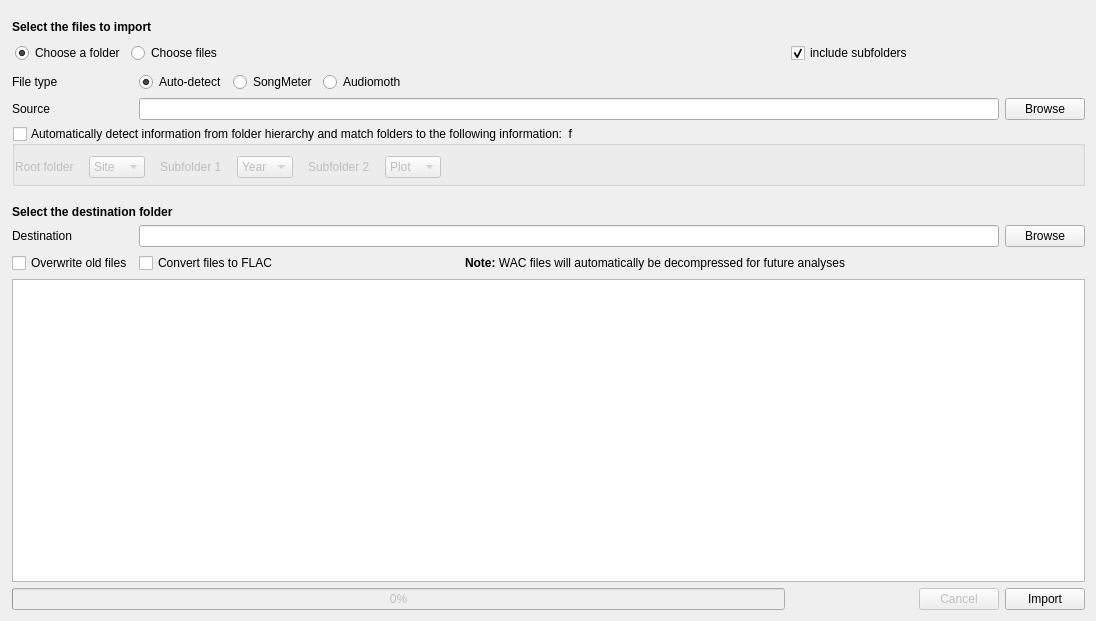
<?xml version="1.0" encoding="UTF-8"?>
<ui version="4.0">
 <class>FileImport</class>
 <widget class="QWidget" name="FileImport">
  <property name="geometry">
   <rect>
    <x>0</x>
    <y>0</y>
    <width>1096</width>
    <height>621</height>
   </rect>
  </property>
  <property name="windowTitle">
   <string>Import files</string>
  </property>
  <layout class="QHBoxLayout" name="horizontalLayout_5">
   <item>
    <widget class="QFrame" name="frame">
     <property name="enabled">
      <bool>true</bool>
     </property>
     <layout class="QHBoxLayout" name="horizontalLayout_3">
      <property name="leftMargin">
       <number>1</number>
      </property>
      <property name="rightMargin">
       <number>0</number>
      </property>
      <property name="bottomMargin">
       <number>0</number>
      </property>
      <item>
       <layout class="QGridLayout" name="gridLayout_2">
        <property name="verticalSpacing">
         <number>6</number>
        </property>
        <item row="6" column="0">
         <spacer name="verticalSpacer">
          <property name="orientation">
           <enum>Qt::Vertical</enum>
          </property>
          <property name="sizeType">
           <enum>QSizePolicy::Maximum</enum>
          </property>
          <property name="sizeHint" stdset="0">
           <size>
            <width>20</width>
            <height>13</height>
           </size>
          </property>
         </spacer>
        </item>
        <item row="3" column="0">
         <widget class="QLabel" name="lbl_source">
          <property name="maximumSize">
           <size>
            <width>169</width>
            <height>16777215</height>
           </size>
          </property>
          <property name="text">
           <string>Source</string>
          </property>
          <property name="margin">
           <number>5</number>
          </property>
         </widget>
        </item>
        <item row="1" column="0" colspan="3">
         <layout class="QHBoxLayout" name="horizontalLayout_4">
          <property name="sizeConstraint">
           <enum>QLayout::SetDefaultConstraint</enum>
          </property>
          <property name="leftMargin">
           <number>3</number>
          </property>
          <property name="topMargin">
           <number>3</number>
          </property>
          <property name="rightMargin">
           <number>3</number>
          </property>
          <property name="bottomMargin">
           <number>3</number>
          </property>
          <item>
           <widget class="QRadioButton" name="radio_folder">
            <property name="sizePolicy">
             <sizepolicy hsizetype="Maximum" vsizetype="Preferred">
              <horstretch>0</horstretch>
              <verstretch>0</verstretch>
             </sizepolicy>
            </property>
            <property name="text">
             <string>Choose a folder</string>
            </property>
            <property name="checked">
             <bool>true</bool>
            </property>
            <attribute name="buttonGroup">
             <string notr="true">buttonGroup_file</string>
            </attribute>
           </widget>
          </item>
          <item>
           <widget class="QRadioButton" name="radio_file">
            <property name="sizePolicy">
             <sizepolicy hsizetype="Preferred" vsizetype="Preferred">
              <horstretch>0</horstretch>
              <verstretch>0</verstretch>
             </sizepolicy>
            </property>
            <property name="minimumSize">
             <size>
              <width>0</width>
              <height>0</height>
             </size>
            </property>
            <property name="text">
             <string>Choose files</string>
            </property>
            <property name="checked">
             <bool>false</bool>
            </property>
            <attribute name="buttonGroup">
             <string notr="true">buttonGroup_file</string>
            </attribute>
           </widget>
          </item>
         </layout>
        </item>
        <item row="8" column="0" colspan="5">
         <widget class="QLabel" name="label_2">
          <property name="text">
           <string>&lt;html&gt;&lt;head/&gt;&lt;body&gt;&lt;p&gt;&lt;span style=&quot; font-weight:600;&quot;&gt;Select the destination folder&lt;/span&gt;&lt;/p&gt;&lt;/body&gt;&lt;/html&gt;</string>
          </property>
          <property name="textFormat">
           <enum>Qt::AutoText</enum>
          </property>
          <property name="margin">
           <number>5</number>
          </property>
         </widget>
        </item>
        <item row="15" column="0" colspan="3">
         <widget class="QProgressBar" name="progressBar">
          <property name="enabled">
           <bool>false</bool>
          </property>
          <property name="sizePolicy">
           <sizepolicy hsizetype="Minimum" vsizetype="Fixed">
            <horstretch>0</horstretch>
            <verstretch>0</verstretch>
           </sizepolicy>
          </property>
          <property name="value">
           <number>0</number>
          </property>
         </widget>
        </item>
        <item row="15" column="5">
         <widget class="QPushButton" name="btn_import">
          <property name="text">
           <string>Import</string>
          </property>
         </widget>
        </item>
        <item row="2" column="0">
         <widget class="QLabel" name="label_3">
          <property name="text">
           <string>File type</string>
          </property>
          <property name="margin">
           <number>5</number>
          </property>
         </widget>
        </item>
        <item row="2" column="1" colspan="2">
         <layout class="QHBoxLayout" name="horizontalLayout_6">
          <item>
           <widget class="QRadioButton" name="radio_type_auto">
            <property name="enabled">
             <bool>true</bool>
            </property>
            <property name="sizePolicy">
             <sizepolicy hsizetype="Maximum" vsizetype="Fixed">
              <horstretch>0</horstretch>
              <verstretch>0</verstretch>
             </sizepolicy>
            </property>
            <property name="text">
             <string>Auto-detect</string>
            </property>
            <property name="checked">
             <bool>true</bool>
            </property>
            <attribute name="buttonGroup">
             <string notr="true">buttonGroup_type</string>
            </attribute>
           </widget>
          </item>
          <item>
           <widget class="QRadioButton" name="radio_type_sm">
            <property name="sizePolicy">
             <sizepolicy hsizetype="Maximum" vsizetype="Fixed">
              <horstretch>0</horstretch>
              <verstretch>0</verstretch>
             </sizepolicy>
            </property>
            <property name="text">
             <string>SongMeter</string>
            </property>
            <attribute name="buttonGroup">
             <string notr="true">buttonGroup_type</string>
            </attribute>
           </widget>
          </item>
          <item>
           <widget class="QRadioButton" name="radio_type_am">
            <property name="sizePolicy">
             <sizepolicy hsizetype="Preferred" vsizetype="Fixed">
              <horstretch>0</horstretch>
              <verstretch>0</verstretch>
             </sizepolicy>
            </property>
            <property name="text">
             <string>Audiomoth</string>
            </property>
            <attribute name="buttonGroup">
             <string notr="true">buttonGroup_type</string>
            </attribute>
           </widget>
          </item>
         </layout>
        </item>
        <item row="3" column="5">
         <widget class="QPushButton" name="btn_browse_src">
          <property name="sizePolicy">
           <sizepolicy hsizetype="Maximum" vsizetype="Fixed">
            <horstretch>0</horstretch>
            <verstretch>0</verstretch>
           </sizepolicy>
          </property>
          <property name="text">
           <string>Browse</string>
          </property>
         </widget>
        </item>
        <item row="14" column="0" colspan="6">
         <widget class="QTextEdit" name="logConsole">
          <property name="sizePolicy">
           <sizepolicy hsizetype="Preferred" vsizetype="Expanding">
            <horstretch>0</horstretch>
            <verstretch>0</verstretch>
           </sizepolicy>
          </property>
         </widget>
        </item>
        <item row="3" column="1" colspan="4">
         <widget class="QLineEdit" name="input_src_path">
          <property name="sizePolicy">
           <sizepolicy hsizetype="MinimumExpanding" vsizetype="Fixed">
            <horstretch>0</horstretch>
            <verstretch>0</verstretch>
           </sizepolicy>
          </property>
          <property name="maximumSize">
           <size>
            <width>16777215</width>
            <height>16777215</height>
           </size>
          </property>
         </widget>
        </item>
        <item row="0" column="0" colspan="5">
         <widget class="QLabel" name="lbl_import_src">
          <property name="enabled">
           <bool>true</bool>
          </property>
          <property name="minimumSize">
           <size>
            <width>0</width>
            <height>0</height>
           </size>
          </property>
          <property name="text">
           <string>&lt;html&gt;&lt;head/&gt;&lt;body&gt;&lt;p&gt;&lt;span style=&quot; font-weight:600;&quot;&gt;Select the files to import&lt;/span&gt;&lt;/p&gt;&lt;/body&gt;&lt;/html&gt;</string>
          </property>
          <property name="margin">
           <number>5</number>
          </property>
         </widget>
        </item>
        <item row="4" column="0" colspan="6">
         <widget class="QGroupBox" name="groupBox_2">
          <property name="title">
           <string>Automatically detect information from folder hierarchy and match folders to the following information:  f</string>
          </property>
          <property name="flat">
           <bool>true</bool>
          </property>
          <property name="checkable">
           <bool>true</bool>
          </property>
          <property name="checked">
           <bool>false</bool>
          </property>
          <layout class="QHBoxLayout" name="horizontalLayout_9">
           <property name="spacing">
            <number>0</number>
           </property>
           <property name="leftMargin">
            <number>0</number>
           </property>
           <property name="topMargin">
            <number>5</number>
           </property>
           <property name="rightMargin">
            <number>0</number>
           </property>
           <property name="bottomMargin">
            <number>5</number>
           </property>
           <item>
            <layout class="QHBoxLayout" name="horizontalLayout_8">
             <property name="spacing">
              <number>15</number>
             </property>
             <property name="topMargin">
              <number>5</number>
             </property>
             <item>
              <widget class="QLabel" name="label_5">
               <property name="sizePolicy">
                <sizepolicy hsizetype="Maximum" vsizetype="Preferred">
                 <horstretch>0</horstretch>
                 <verstretch>0</verstretch>
                </sizepolicy>
               </property>
               <property name="text">
                <string>Root folder</string>
               </property>
              </widget>
             </item>
             <item>
              <widget class="QComboBox" name="comboBox">
               <property name="sizePolicy">
                <sizepolicy hsizetype="Maximum" vsizetype="Fixed">
                 <horstretch>0</horstretch>
                 <verstretch>0</verstretch>
                </sizepolicy>
               </property>
               <item>
                <property name="text">
                 <string>Site</string>
                </property>
               </item>
               <item>
                <property name="text">
                 <string>Year</string>
                </property>
               </item>
               <item>
                <property name="text">
                 <string>Plot</string>
                </property>
               </item>
              </widget>
             </item>
             <item>
              <widget class="QLabel" name="label_7">
               <property name="sizePolicy">
                <sizepolicy hsizetype="Maximum" vsizetype="Preferred">
                 <horstretch>0</horstretch>
                 <verstretch>0</verstretch>
                </sizepolicy>
               </property>
               <property name="text">
                <string>Subfolder 1</string>
               </property>
              </widget>
             </item>
             <item>
              <widget class="QComboBox" name="comboBox_2">
               <property name="sizePolicy">
                <sizepolicy hsizetype="Maximum" vsizetype="Fixed">
                 <horstretch>0</horstretch>
                 <verstretch>0</verstretch>
                </sizepolicy>
               </property>
               <property name="currentIndex">
                <number>1</number>
               </property>
               <item>
                <property name="text">
                 <string>Site</string>
                </property>
               </item>
               <item>
                <property name="text">
                 <string>Year</string>
                </property>
               </item>
               <item>
                <property name="text">
                 <string>Plot</string>
                </property>
               </item>
              </widget>
             </item>
             <item>
              <widget class="QLabel" name="label_6">
               <property name="sizePolicy">
                <sizepolicy hsizetype="Maximum" vsizetype="Preferred">
                 <horstretch>0</horstretch>
                 <verstretch>0</verstretch>
                </sizepolicy>
               </property>
               <property name="text">
                <string>Subfolder 2</string>
               </property>
              </widget>
             </item>
             <item>
              <widget class="QComboBox" name="comboBox_3">
               <property name="sizePolicy">
                <sizepolicy hsizetype="Maximum" vsizetype="Fixed">
                 <horstretch>0</horstretch>
                 <verstretch>0</verstretch>
                </sizepolicy>
               </property>
               <property name="currentIndex">
                <number>2</number>
               </property>
               <item>
                <property name="text">
                 <string>Site</string>
                </property>
               </item>
               <item>
                <property name="text">
                 <string>Year</string>
                </property>
               </item>
               <item>
                <property name="text">
                 <string>Plot</string>
                </property>
               </item>
              </widget>
             </item>
             <item>
              <spacer name="horizontalSpacer">
               <property name="orientation">
                <enum>Qt::Horizontal</enum>
               </property>
               <property name="sizeHint" stdset="0">
                <size>
                 <width>40</width>
                 <height>20</height>
                </size>
               </property>
              </spacer>
             </item>
            </layout>
           </item>
          </layout>
         </widget>
        </item>
        <item row="11" column="0">
         <widget class="QLabel" name="lbl_dest">
          <property name="text">
           <string>Destination</string>
          </property>
          <property name="margin">
           <number>5</number>
          </property>
         </widget>
        </item>
        <item row="12" column="1">
         <widget class="QCheckBox" name="checkbox_toflac">
          <property name="text">
           <string>Convert files to FLAC</string>
          </property>
         </widget>
        </item>
        <item row="11" column="1" colspan="4">
         <widget class="QLineEdit" name="input_dest_path">
          <property name="sizePolicy">
           <sizepolicy hsizetype="MinimumExpanding" vsizetype="Fixed">
            <horstretch>0</horstretch>
            <verstretch>0</verstretch>
           </sizepolicy>
          </property>
         </widget>
        </item>
        <item row="12" column="0">
         <widget class="QCheckBox" name="checkbox_overwrite">
          <property name="sizePolicy">
           <sizepolicy hsizetype="Maximum" vsizetype="Fixed">
            <horstretch>0</horstretch>
            <verstretch>0</verstretch>
           </sizepolicy>
          </property>
          <property name="text">
           <string>Overwrite old files</string>
          </property>
         </widget>
        </item>
        <item row="12" column="2" colspan="3">
         <widget class="QLabel" name="label_4">
          <property name="text">
           <string>&lt;html&gt;&lt;head/&gt;&lt;body&gt;&lt;p&gt;&lt;span style=&quot; font-weight:600;&quot;&gt;Note:&lt;/span&gt; WAC files will automatically be decompressed for future analyses&lt;/p&gt;&lt;/body&gt;&lt;/html&gt;</string>
          </property>
         </widget>
        </item>
        <item row="11" column="5">
         <widget class="QPushButton" name="btn_browse_dest">
          <property name="text">
           <string>Browse</string>
          </property>
         </widget>
        </item>
        <item row="1" column="3">
         <widget class="QCheckBox" name="checkbox_subfolders">
          <property name="enabled">
           <bool>true</bool>
          </property>
          <property name="sizePolicy">
           <sizepolicy hsizetype="Maximum" vsizetype="Fixed">
            <horstretch>0</horstretch>
            <verstretch>0</verstretch>
           </sizepolicy>
          </property>
          <property name="text">
           <string>include subfolders</string>
          </property>
          <property name="checked">
           <bool>true</bool>
          </property>
         </widget>
        </item>
        <item row="15" column="4">
         <widget class="QPushButton" name="btn_cancel">
          <property name="enabled">
           <bool>false</bool>
          </property>
          <property name="sizePolicy">
           <sizepolicy hsizetype="Maximum" vsizetype="Fixed">
            <horstretch>0</horstretch>
            <verstretch>0</verstretch>
           </sizepolicy>
          </property>
          <property name="layoutDirection">
           <enum>Qt::LeftToRight</enum>
          </property>
          <property name="text">
           <string>Cancel</string>
          </property>
         </widget>
        </item>
       </layout>
      </item>
     </layout>
    </widget>
   </item>
  </layout>
 </widget>
 <resources/>
 <connections/>
 <buttongroups>
  <buttongroup name="buttonGroup_type"/>
  <buttongroup name="buttonGroup_file"/>
 </buttongroups>
</ui>
